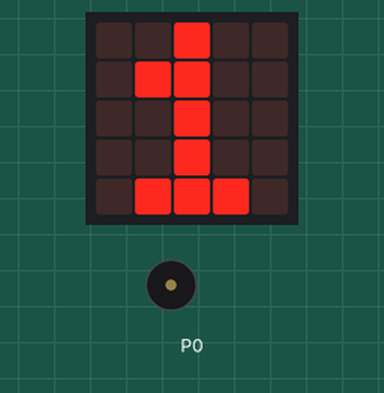
Bench run of a program on a simulated BBC micro:bit running MicroPython. Shown: the board's 5×5 LED display, buzzer (waves = sounding). At 11.9 s the program stops and its outputs stay as they are.

Above: at 0.2 s.
At 4.9 s:
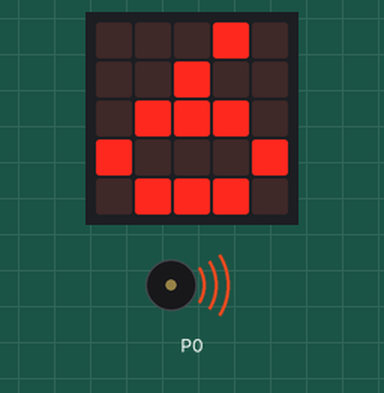
At 9.9 s:
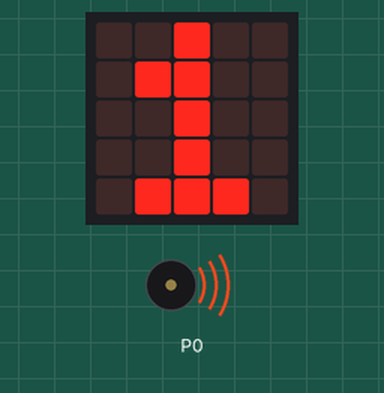
At 12.0 s:
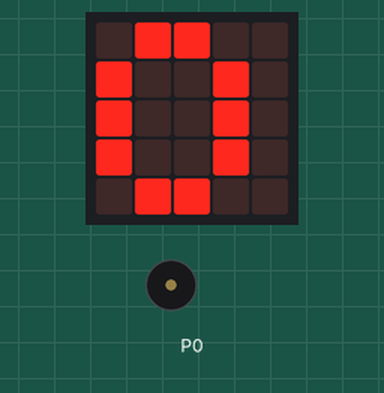
Timing chart, 0 to 13.4 s (numbered marks = the images above):
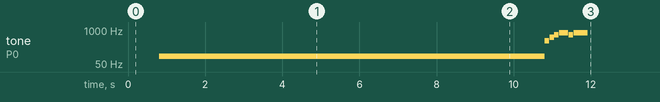

Measured:
- by itself, tone on P0: plays 100 Hz for 10.0 s, 392 Hz for 0.12 s, 523 Hz for 0.12 s, 659 Hz for 0.12 s, 784 Hz for 0.24 s, 659 Hz for 0.12 s … (7 notes in this stretch)
- what the display in image 1 shows lasts 1.0 s, from 4.8 s to 5.8 s

The program:

Countdown-main.py
```python
# Imports go at the top
from microbit import *
import music

# Variables
i = 10

# Main loop
for index in range(11):
    display.show(i)
    if i > 0:
        set_volume(255)
        music.pitch(100)
        i = i - 1
        sleep(750)
        set_volume(0)
        sleep(250)

    else:
        set_volume(255)
        music.play(music.POWER_UP)
```
